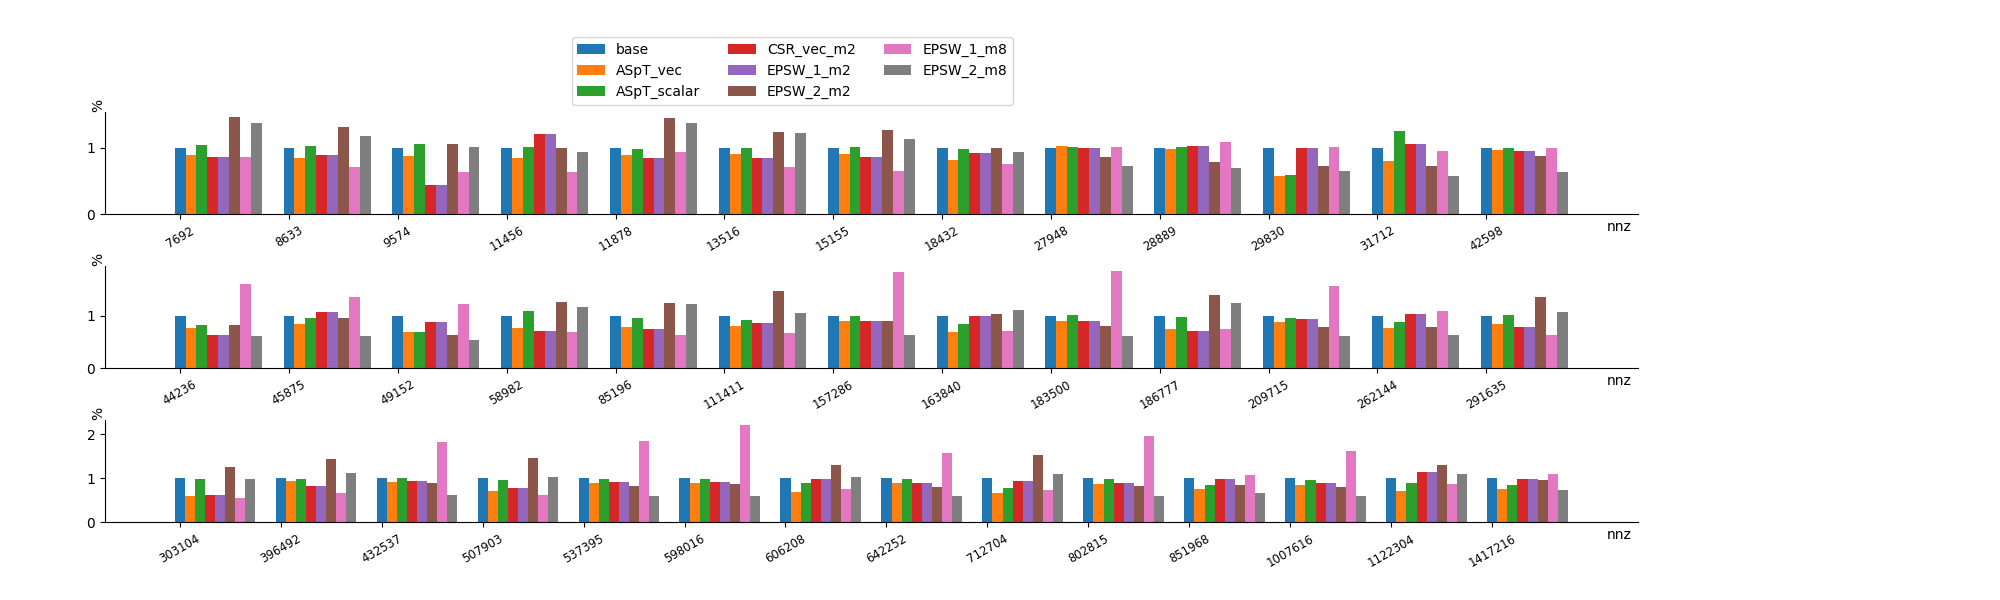

This chart was generated by the following Python code:
import pandas as pd
import numpy as np
import math
import matplotlib.pyplot as bar
data = pd.read_excel('SDDMM_r.xlsx')
parameter = data.iloc[:,12].values
block_size = math.floor(len(parameter)/3)

data1 = data.iloc[0:block_size,:].values
data2 = data.iloc[block_size:2*block_size, :].values
data3 = data.iloc[2*block_size:len(parameter), :].values
base = [1] * len(parameter)

x=[]
for i in range(len(parameter)):
    x.append(i+1)
x1 = x[0:block_size]
x2 = x[block_size:2*block_size]
x3 = x[2*block_size:len(parameter)]

ASpT_vec_1 = data1[:, 1]
ASpT_sca_1 = data1[:, 2]
CSR_vec_m8_1 = data1[:,3]
CSR_vec_m2_1 = data1[:,7]
EPSW_0_m8_1 = data1[:,4]
EPSW_1_m8_1 = data1[:,5]
EPSW_2_m8_1 = data1[:,6]
EPSW_0_m2_1 = data1[:,8]
EPSW_1_m2_1 = data1[:,9]
EPSW_2_m2_1 = data1[:,10]
base_1 = base[0:block_size]

ASpT_vec_2 = data2[:, 1]
ASpT_sca_2 = data2[:, 2]
CSR_vec_m8_2 = data2[:,3]
CSR_vec_m2_2 = data2[:,7]
EPSW_0_m8_2 = data2[:,4]
EPSW_1_m8_2 = data2[:,5]
EPSW_2_m8_2 = data2[:,6]
EPSW_0_m2_2 = data2[:,8]
EPSW_1_m2_2 = data2[:,9]
EPSW_2_m2_2 = data2[:,10]
base_2 = base[block_size:2*block_size]

ASpT_vec_3 = data3[:, 1]
ASpT_sca_3 = data3[:, 2]
CSR_vec_m8_3 = data3[:,3]
CSR_vec_m2_3 = data3[:,7]
EPSW_0_m8_3 = data3[:,4]
EPSW_1_m8_3 = data3[:,5]
EPSW_2_m8_3 = data3[:,6]
EPSW_0_m2_3 = data3[:,8]
EPSW_1_m2_3 = data3[:,9]
EPSW_2_m2_3 = data3[:,10]
base_3 = base[2*block_size:len(parameter)]

ASpT_vec_1 = data1[:, 1]
ASpT_sca_1 = data1[:, 2]
CSR_vec_m8_1 = data1[:,3]
CSR_vec_m2_1 = data1[:,7]
EPSW_0_m8_1 = data1[:,4]
EPSW_1_m8_1 = data1[:,5]
EPSW_2_m8_1 = data1[:,6]
EPSW_0_m2_1 = data1[:,8]
EPSW_1_m2_1 = data1[:,9]
EPSW_2_m2_1 = data1[:,10]
base_1 = base[0:block_size]

ASpT_vec_1_arr = np.array(ASpT_vec_1)
ASpT_sca_1_arr = np.array(ASpT_sca_1)
CSR_vec_m8_1_arr = np.array(CSR_vec_m8_1)
CSR_vec_m2_1_arr = np.array(CSR_vec_m2_1)
EPSW_0_m8_1_arr = np.array(EPSW_0_m8_1)
EPSW_1_m8_1_arr = np.array(EPSW_1_m8_1)
EPSW_2_m8_1_arr = np.array(EPSW_2_m8_1)
EPSW_0_m2_1_arr = np.array(EPSW_0_m2_1)
EPSW_1_m2_1_arr = np.array(EPSW_1_m2_1)
EPSW_2_m2_1_arr = np.array(EPSW_2_m2_1)
base_1_arr = np.array(base_1)

ASpT_vec_2_arr = np.array(ASpT_vec_2)
ASpT_sca_2_arr = np.array(ASpT_sca_2)
CSR_vec_m8_2_arr = np.array(CSR_vec_m8_2)
CSR_vec_m2_2_arr = np.array(CSR_vec_m2_2)
EPSW_0_m8_2_arr = np.array(EPSW_0_m8_2)
EPSW_1_m8_2_arr = np.array(EPSW_1_m8_2)
EPSW_2_m8_2_arr = np.array(EPSW_2_m8_2)
EPSW_0_m2_2_arr = np.array(EPSW_0_m2_2)
EPSW_1_m2_2_arr = np.array(EPSW_1_m2_2)
EPSW_2_m2_2_arr = np.array(EPSW_2_m2_2)
base_2_arr = np.array(base_2)

ASpT_vec_3_arr = np.array(ASpT_vec_3)
ASpT_sca_3_arr = np.array(ASpT_sca_3)
CSR_vec_m8_3_arr = np.array(CSR_vec_m8_3)
CSR_vec_m2_3_arr = np.array(CSR_vec_m2_3)
EPSW_0_m8_3_arr = np.array(EPSW_0_m8_3)
EPSW_1_m8_3_arr = np.array(EPSW_1_m8_3)
EPSW_2_m8_3_arr = np.array(EPSW_2_m8_3)
EPSW_0_m2_3_arr = np.array(EPSW_0_m2_3)
EPSW_1_m2_3_arr = np.array(EPSW_1_m2_3)
EPSW_2_m2_3_arr = np.array(EPSW_2_m2_3)
base_3_arr = np.array(base_3)

parameter1 = parameter[0:block_size]
parameter2 = parameter[block_size:2*block_size]
parameter3 = parameter[2*block_size:len(parameter)]

bar_width = 0.1
labelx = 0

fig, ax= bar.subplots(nrows=3, ncols=1)
ax[0].bar(np.array(x1), base_1_arr, bar_width, label="base")
ax[0].bar(np.array(x1)+bar_width, ASpT_vec_1_arr, bar_width, label="ASpT_vec")
ax[0].bar(np.array(x1)+2*bar_width, ASpT_sca_1_arr, bar_width, label="ASpT_scalar")
ax[0].bar(np.array(x1)+3*bar_width, CSR_vec_m2_1_arr, bar_width, label="CSR_vec_m2")
# ax[0].bar(np.array(x1)+4*bar_width, EPSW_0_m2_1_arr, bar_width, label="EPSW_0_m2")
ax[0].bar(np.array(x1)+4*bar_width, EPSW_1_m2_1_arr, bar_width, label="EPSW_1_m2")
ax[0].bar(np.array(x1)+5*bar_width, EPSW_2_m2_1_arr, bar_width, label="EPSW_2_m2")
# ax[0].bar(np.array(x1)+7*bar_width, CSR_vec_m8_1_arr, bar_width, label="CSR_vec_m8")
# ax[0].bar(np.array(x1)+4*bar_width, EPSW_0_m8_1_arr, bar_width, label="EPSW_0_m8")
ax[0].bar(np.array(x1)+6*bar_width, EPSW_1_m8_1_arr, bar_width, label="EPSW_1_m8")
ax[0].bar(np.array(x1)+7*bar_width, EPSW_2_m8_1_arr, bar_width, label="EPSW_2_m8")
# ax.set_title('SpMM performance comparation on C906')
ax[0].spines['right'].set_visible(False)
ax[0].spines['top'].set_visible(False)
ax[0].set_xticks(x1)
ax[0].set_xticklabels(parameter1, rotation=30, fontsize='small')
ax[0].yaxis.set_label_coords(0, 1)
ax[0].xaxis.set_label_coords(0.98, -0.05)
ax[0].set_xlabel("nnz", ha='left')
ax[0].set_ylabel("%", ha='left')
# ax.set_xlim(-1, len(parameter)-1)
ax[0].legend(bbox_to_anchor=(0.3, 1), ncol=3)


ax[1].bar(np.array(x2), base_2_arr, bar_width, label="base")
ax[1].bar(np.array(x2)+bar_width, ASpT_vec_2_arr, bar_width, label="ASpT_vec")
ax[1].bar(np.array(x2)+2*bar_width, ASpT_sca_2_arr, bar_width, label="ASpT_scalar")
ax[1].bar(np.array(x2)+3*bar_width, CSR_vec_m2_2_arr, bar_width, label="CSR_vec_m2")
# ax[1].bar(np.array(x2)+4*bar_width, EPSW_0_m2_2_arr, bar_width, label="EPSW_0_m2")
ax[1].bar(np.array(x2)+4*bar_width, EPSW_1_m2_2_arr, bar_width, label="EPSW_1_m2")
ax[1].bar(np.array(x2)+5*bar_width, EPSW_2_m2_2_arr, bar_width, label="EPSW_2_m2")
# ax[1].bar(np.array(x2)+7*bar_width, CSR_vec_m8_2_arr, bar_width, label="CSR_vec_m8")
# ax[1].bar(np.array(x2)+4*bar_width, EPSW_0_m8_2_arr, bar_width, label="EPSW_0_m8")
ax[1].bar(np.array(x2)+6*bar_width, EPSW_1_m8_2_arr, bar_width, label="EPSW_1_m8")
ax[1].bar(np.array(x2)+7*bar_width, EPSW_2_m8_2_arr, bar_width, label="EPSW_2_m8")
ax[1].spines['right'].set_visible(False)
ax[1].spines['top'].set_visible(False)
ax[1].set_xticks(x2)
ax[1].set_xticklabels(parameter2, rotation=30, fontsize='small')
ax[1].yaxis.set_label_coords(0, 1)
ax[1].xaxis.set_label_coords(0.98, -0.05)
ax[1].set_xlabel("nnz", ha='left')
ax[1].set_ylabel("%", ha='left')
# ax.set_xlim(-1, len(parameter)-1)
# ax[1].legend()

ax[2].bar(np.array(x3), base_3_arr, bar_width, label="base")
ax[2].bar(np.array(x3)+bar_width, ASpT_vec_3_arr, bar_width, label="ASpT_vec")
ax[2].bar(np.array(x3)+2*bar_width, ASpT_sca_3_arr, bar_width, label="ASpT_scalar")
ax[2].bar(np.array(x3)+3*bar_width, CSR_vec_m2_3_arr, bar_width, label="CSR_vec_m2")
# ax[2].bar(np.array(x3)+4*bar_width, EPSW_0_m2_3_arr, bar_width, label="EPSW_0_m2")
ax[2].bar(np.array(x3)+4*bar_width, EPSW_1_m2_3_arr, bar_width, label="EPSW_1_m2")
ax[2].bar(np.array(x3)+5*bar_width, EPSW_2_m2_3_arr, bar_width, label="EPSW_2_m2")
# ax[2].bar(np.array(x3)+7*bar_width, CSR_vec_m8_3_arr, bar_width, label="CSR_vec_m8")
# ax[2].bar(np.array(x3)+4*bar_width, EPSW_0_m8_3_arr, bar_width, label="EPSW_0_m8")
ax[2].bar(np.array(x3)+6*bar_width, EPSW_1_m8_3_arr, bar_width, label="EPSW_1_m8")
ax[2].bar(np.array(x3)+7*bar_width, EPSW_2_m8_3_arr, bar_width, label="EPSW_2_m8")


# ax.set_title('SpMM performance comparation on C906')
ax[2].spines['right'].set_visible(False)
ax[2].spines['top'].set_visible(False)
ax[2].set_xticks(x3)
ax[2].set_xticklabels(parameter3, rotation=30, fontsize='small')
ax[2].yaxis.set_label_coords(0, 1)
ax[2].xaxis.set_label_coords(0.98, -0.05)
ax[2].set_xlabel("nnz", ha='left')
ax[2].set_ylabel("%", ha='left')
# ax.set_xlim(-1, len(parameter)-1)
# ax[2].legend()

bar.tight_layout()
bar.subplots_adjust(hspace=0.5, wspace=0.2)
# fig = bar.figure()
fig.set_size_inches(20, 6)

# ax.xlabel('10000B')
# ax.ylabel('ms')

# 显示图形
bar.show()
